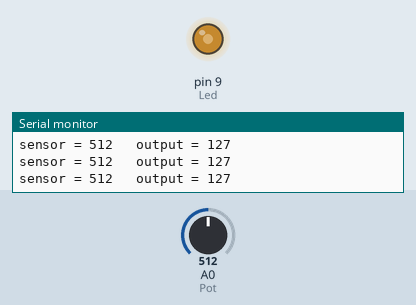
Simulated run of this sketch. Board: Arduino Uno, built with avr-gcc and run on an emulated ATmega328P. Shown: output pins drawn as LEDs (lit = HIGH), the last lines printed to the serial monitor. The inputs (shaded band) are chosen by the test bench; at power-on: A0 (Pot) = 512.

Above: at 1.2 s.
1.3 s: A0 (Pot) set to 716
At 2.5 s:
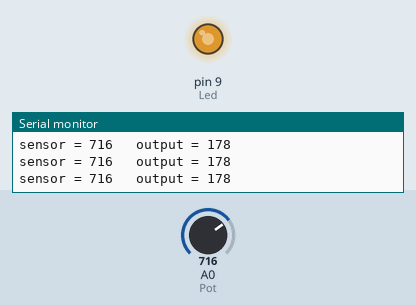
2.9 s: A0 (Pot) set to 900
At 3.9 s:
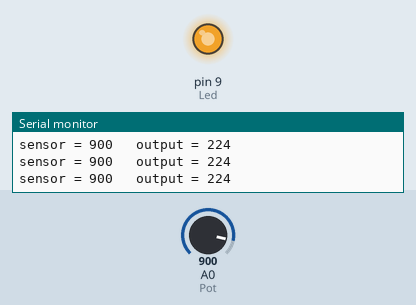
4.5 s: A0 (Pot) set to 122
At 5.3 s:
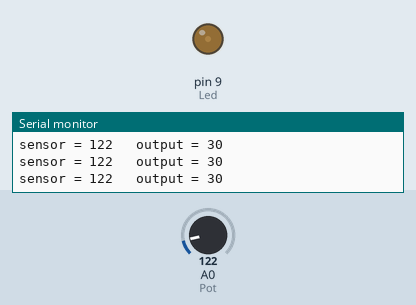
6.1 s: A0 (Pot) set to 0
At 6.7 s:
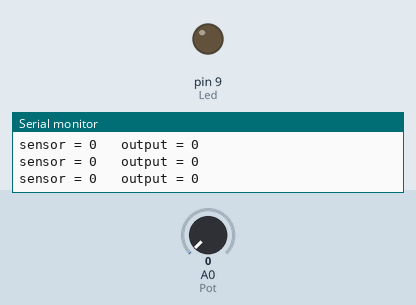
7.7 s: A0 (Pot) set to 511
At 9.2 s:
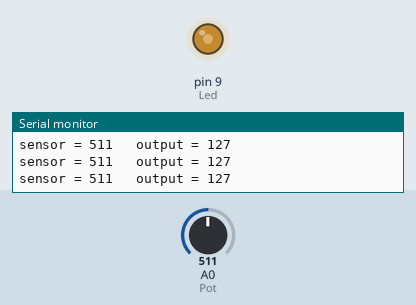
Timing chart, 0 to 10.3 s (numbered marks = the images above; inputs shaded):
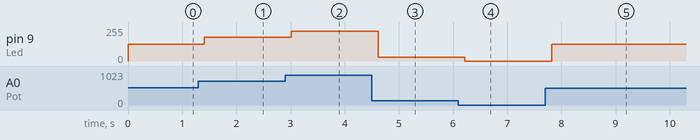

The sketch:

es2LedPot.ino
```cpp
const int Led= 9;
const int Pot = A0 ; //Potenziometer only in Analog In side ov 5V


int sensorValue=0;
int output =0;

void setup(){
pinMode(Led,OUTPUT);
Serial.begin(9600);

}

void loop(){

sensorValue=analogRead(Pot);

output=map(sensorValue,0,1024,0,255);

analogWrite(Led,output);

Serial.print("sensor = " );
Serial.print(sensorValue);
Serial.print("\t output = ");
Serial.println(output);

delay(200);
}
```

Measured:
- after the input at 1.3 s, pin 9 (Led): 127/255 → 178/255 after 0.11 s
- after the input at 2.9 s, pin 9 (Led): 178/255 → 224/255 after 0.11 s
- after the input at 4.5 s, pin 9 (Led): 224/255 → 30/255 after 0.12 s
- after the input at 6.1 s, pin 9 (Led): 30/255 → 0/255 after 0.12 s
- after the input at 7.7 s, pin 9 (Led): 0/255 → 127/255 after 0.12 s
